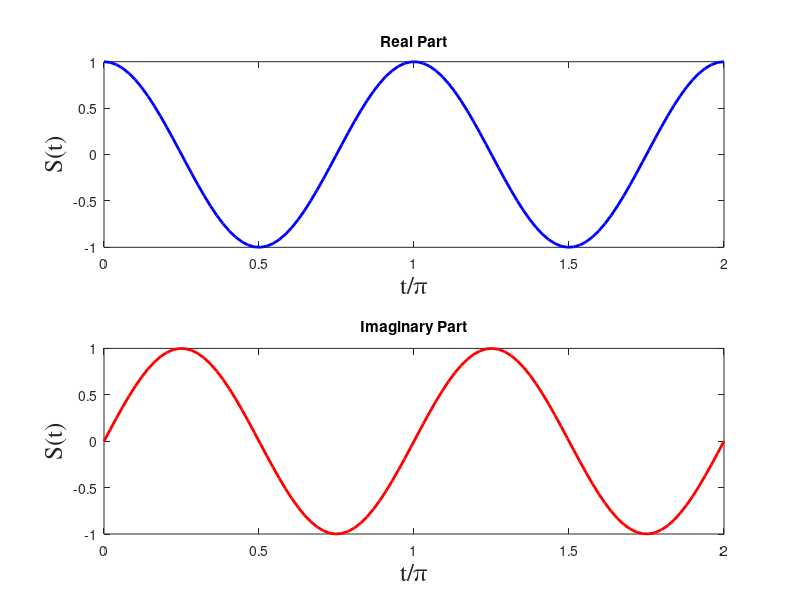

Write MATLAB code to recreate this figure.
t = linspace(0, 4*pi, 100);
s = exp(1j*t);

%Together
figure('position', [300, 200, 560, 410])

%Real Part
%Open Subplot 1 in a 2x1 array
subplot(2, 1, 1)
p = plot(t/(2*pi), real(s))
set(p, 'Color', 'blue', 'Linewidth', 2)
title('Real Part')
xlabel('t/\pi', 'Fontsize', 18, 'Fontname', 'Times')
ylabel('S(t)', 'Fontsize', 18, 'Fontname', 'Times')

%Imaginary Part
%Open Subplot 2 in a 2x1 array
subplot(2, 1, 2)
q = plot(t/(2*pi), imag(s))
set(q, 'Color', 'red', 'Linewidth', 2)
title('Imaginary Part')
xlabel('t/\pi', 'Fontsize', 18, 'Fontname', 'Times')
ylabel('S(t)', 'Fontsize', 18, 'Fontname', 'Times')

